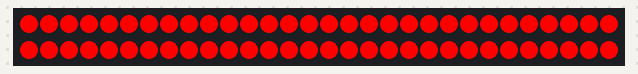
This sketch was run on a simulated Arduino Uno, built with avr-gcc and run on an emulated ATmega328P. Parts: 60 RGB LEDs in strip order, left to right, continuing on the next row. Dim RGB values are drawn brighter than linear.

Above: at 0.15 s.
At 5.05 s:
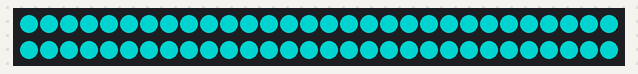
At 10.25 s:
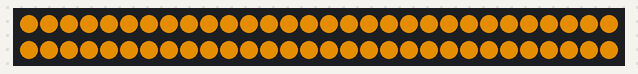
At 20.35 s:
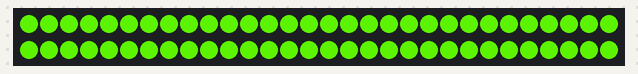
At 30.76 s:
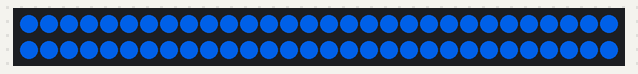
At 39.33 s:
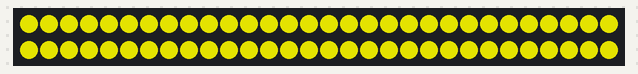

The sketch:

simple_hsv.ino
```cpp
#include "FastLED.h"
CRGB leds[59];
void setup() { FastLED.addLeds<NEOPIXEL, 6>(leds, 60); }
void loop() {
  static uint8_t hue = 0;
  FastLED.showColor(CHSV(hue++, 255, 255));
  delay(10);
}
```
